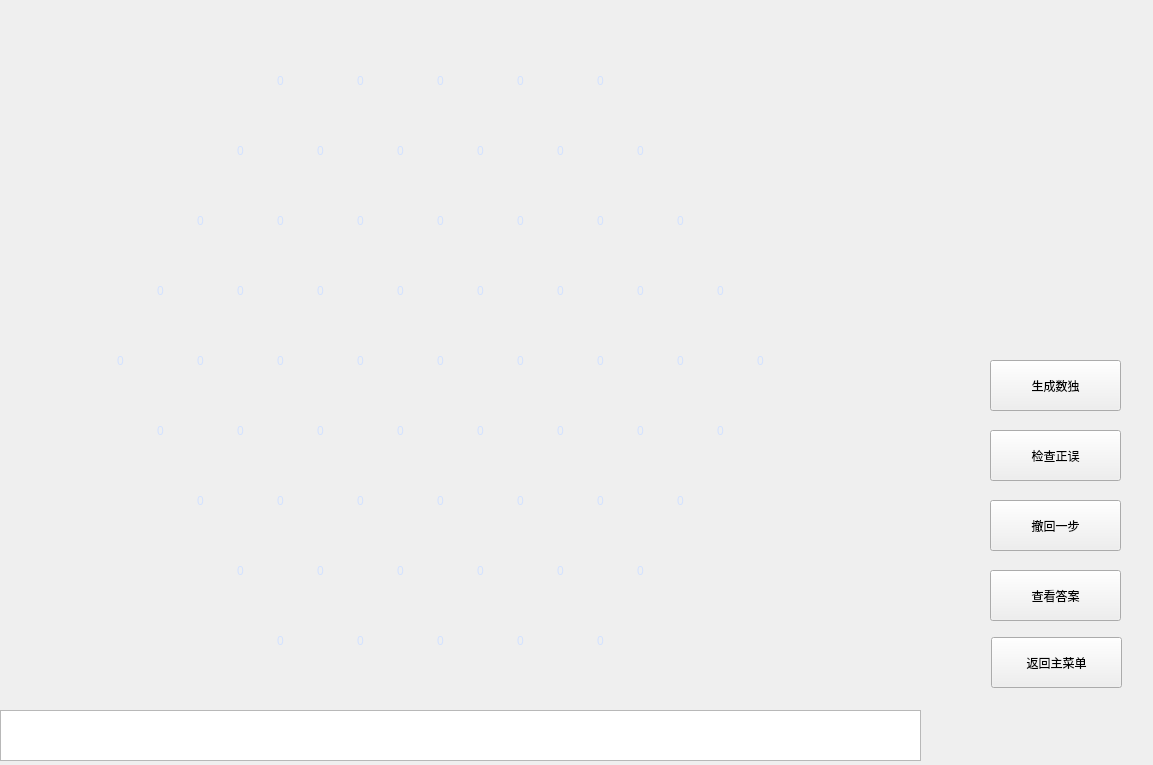
<?xml version="1.0" encoding="UTF-8"?>
<ui version="4.0">
 <class>Hanidoku_Widget</class>
 <widget class="QWidget" name="Hanidoku_Widget">
  <property name="geometry">
   <rect>
    <x>0</x>
    <y>0</y>
    <width>1153</width>
    <height>765</height>
   </rect>
  </property>
  <property name="windowTitle">
   <string>Form</string>
  </property>
  <widget class="QPushButton" name="ptn_return_mainwindow">
   <property name="geometry">
    <rect>
     <x>991</x>
     <y>637</y>
     <width>131</width>
     <height>51</height>
    </rect>
   </property>
   <property name="text">
    <string>返回主菜单</string>
   </property>
  </widget>
  <widget class="QPushButton" name="ptn_show_answer">
   <property name="geometry">
    <rect>
     <x>990</x>
     <y>570</y>
     <width>131</width>
     <height>51</height>
    </rect>
   </property>
   <property name="text">
    <string>查看答案</string>
   </property>
  </widget>
  <widget class="QPushButton" name="ptn_ctrl_z">
   <property name="geometry">
    <rect>
     <x>990</x>
     <y>500</y>
     <width>131</width>
     <height>51</height>
    </rect>
   </property>
   <property name="text">
    <string>撤回一步</string>
   </property>
  </widget>
  <widget class="QPushButton" name="ptn_check">
   <property name="geometry">
    <rect>
     <x>990</x>
     <y>430</y>
     <width>131</width>
     <height>51</height>
    </rect>
   </property>
   <property name="text">
    <string>检查正误</string>
   </property>
  </widget>
  <widget class="QTextBrowser" name="output">
   <property name="geometry">
    <rect>
     <x>0</x>
     <y>710</y>
     <width>921</width>
     <height>51</height>
    </rect>
   </property>
  </widget>
  <widget class="QPushButton" name="ptn_sc">
   <property name="geometry">
    <rect>
     <x>990</x>
     <y>360</y>
     <width>131</width>
     <height>51</height>
    </rect>
   </property>
   <property name="text">
    <string>生成数独</string>
   </property>
  </widget>
  <widget class="QPushButton" name="map_3_1">
   <property name="geometry">
    <rect>
     <x>150</x>
     <y>150</y>
     <width>101</width>
     <height>141</height>
    </rect>
   </property>
   <property name="styleSheet">
    <string notr="true">border-radius: 50%;
image: url(:/resource/picture/purple3.png);
font: 24pt &quot;Microsoft YaHei UI&quot;;
color: rgb(211, 226, 255);</string>
   </property>
   <property name="text">
    <string>0</string>
   </property>
  </widget>
  <widget class="QPushButton" name="map_9_1">
   <property name="geometry">
    <rect>
     <x>230</x>
     <y>570</y>
     <width>101</width>
     <height>141</height>
    </rect>
   </property>
   <property name="styleSheet">
    <string notr="true">border-radius: 50%;
image: url(:/resource/picture/purple3.png);
font: 24pt &quot;Microsoft YaHei UI&quot;;
color: rgb(211, 226, 255);</string>
   </property>
   <property name="text">
    <string>0</string>
   </property>
  </widget>
  <widget class="QPushButton" name="map_8_1">
   <property name="geometry">
    <rect>
     <x>190</x>
     <y>500</y>
     <width>101</width>
     <height>141</height>
    </rect>
   </property>
   <property name="styleSheet">
    <string notr="true">border-radius: 50%;
image: url(:/resource/picture/purple3.png);
font: 24pt &quot;Microsoft YaHei UI&quot;;
color: rgb(211, 226, 255);</string>
   </property>
   <property name="text">
    <string>0</string>
   </property>
  </widget>
  <widget class="QPushButton" name="map_9_2">
   <property name="geometry">
    <rect>
     <x>310</x>
     <y>570</y>
     <width>101</width>
     <height>141</height>
    </rect>
   </property>
   <property name="styleSheet">
    <string notr="true">border-radius: 50%;
image: url(:/resource/picture/purple3.png);
font: 24pt &quot;Microsoft YaHei UI&quot;;
color: rgb(211, 226, 255);</string>
   </property>
   <property name="text">
    <string>0</string>
   </property>
  </widget>
  <widget class="QPushButton" name="map_1_1">
   <property name="geometry">
    <rect>
     <x>230</x>
     <y>10</y>
     <width>101</width>
     <height>141</height>
    </rect>
   </property>
   <property name="styleSheet">
    <string notr="true">border-radius: 50%;
image: url(:/resource/picture/purple3.png);
font: 24pt &quot;Microsoft YaHei UI&quot;;
color: rgb(211, 226, 255);</string>
   </property>
   <property name="text">
    <string>0</string>
   </property>
  </widget>
  <widget class="QPushButton" name="map_2_1">
   <property name="geometry">
    <rect>
     <x>190</x>
     <y>80</y>
     <width>101</width>
     <height>141</height>
    </rect>
   </property>
   <property name="styleSheet">
    <string notr="true">border-radius: 50%;
image: url(:/resource/picture/purple3.png);
font: 24pt &quot;Microsoft YaHei UI&quot;;
color: rgb(211, 226, 255);</string>
   </property>
   <property name="text">
    <string>0</string>
   </property>
  </widget>
  <widget class="QPushButton" name="map_4_1">
   <property name="geometry">
    <rect>
     <x>110</x>
     <y>220</y>
     <width>101</width>
     <height>141</height>
    </rect>
   </property>
   <property name="styleSheet">
    <string notr="true">border-radius: 50%;
image: url(:/resource/picture/purple3.png);
font: 24pt &quot;Microsoft YaHei UI&quot;;
color: rgb(211, 226, 255);</string>
   </property>
   <property name="text">
    <string>0</string>
   </property>
  </widget>
  <widget class="QPushButton" name="map_5_1">
   <property name="geometry">
    <rect>
     <x>70</x>
     <y>290</y>
     <width>101</width>
     <height>141</height>
    </rect>
   </property>
   <property name="styleSheet">
    <string notr="true">border-radius: 50%;
image: url(:/resource/picture/purple3.png);
font: 24pt &quot;Microsoft YaHei UI&quot;;
color: rgb(211, 226, 255);</string>
   </property>
   <property name="text">
    <string>0</string>
   </property>
  </widget>
  <widget class="QPushButton" name="map_6_1">
   <property name="geometry">
    <rect>
     <x>110</x>
     <y>360</y>
     <width>101</width>
     <height>141</height>
    </rect>
   </property>
   <property name="styleSheet">
    <string notr="true">border-radius: 50%;
image: url(:/resource/picture/purple3.png);
font: 24pt &quot;Microsoft YaHei UI&quot;;
color: rgb(211, 226, 255);</string>
   </property>
   <property name="text">
    <string>0</string>
   </property>
  </widget>
  <widget class="QPushButton" name="map_7_1">
   <property name="geometry">
    <rect>
     <x>150</x>
     <y>430</y>
     <width>101</width>
     <height>141</height>
    </rect>
   </property>
   <property name="styleSheet">
    <string notr="true">border-radius: 50%;
image: url(:/resource/picture/purple3.png);
font: 24pt &quot;Microsoft YaHei UI&quot;;
color: rgb(211, 226, 255);</string>
   </property>
   <property name="text">
    <string>0</string>
   </property>
  </widget>
  <widget class="QPushButton" name="map_9_3">
   <property name="geometry">
    <rect>
     <x>390</x>
     <y>570</y>
     <width>101</width>
     <height>141</height>
    </rect>
   </property>
   <property name="styleSheet">
    <string notr="true">border-radius: 50%;
image: url(:/resource/picture/purple3.png);
font: 24pt &quot;Microsoft YaHei UI&quot;;
color: rgb(211, 226, 255);</string>
   </property>
   <property name="text">
    <string>0</string>
   </property>
  </widget>
  <widget class="QPushButton" name="map_9_4">
   <property name="geometry">
    <rect>
     <x>470</x>
     <y>570</y>
     <width>101</width>
     <height>141</height>
    </rect>
   </property>
   <property name="styleSheet">
    <string notr="true">border-radius: 50%;
image: url(:/resource/picture/purple3.png);
font: 24pt &quot;Microsoft YaHei UI&quot;;
color: rgb(211, 226, 255);</string>
   </property>
   <property name="text">
    <string>0</string>
   </property>
  </widget>
  <widget class="QPushButton" name="map_9_5">
   <property name="geometry">
    <rect>
     <x>550</x>
     <y>570</y>
     <width>101</width>
     <height>141</height>
    </rect>
   </property>
   <property name="styleSheet">
    <string notr="true">border-radius: 50%;
image: url(:/resource/picture/purple3.png);
font: 24pt &quot;Microsoft YaHei UI&quot;;
color: rgb(211, 226, 255);</string>
   </property>
   <property name="text">
    <string>0</string>
   </property>
  </widget>
  <widget class="QPushButton" name="map_8_6">
   <property name="geometry">
    <rect>
     <x>590</x>
     <y>500</y>
     <width>101</width>
     <height>141</height>
    </rect>
   </property>
   <property name="styleSheet">
    <string notr="true">border-radius: 50%;
image: url(:/resource/picture/purple3.png);
font: 24pt &quot;Microsoft YaHei UI&quot;;
color: rgb(211, 226, 255);</string>
   </property>
   <property name="text">
    <string>0</string>
   </property>
  </widget>
  <widget class="QPushButton" name="map_8_5">
   <property name="geometry">
    <rect>
     <x>510</x>
     <y>500</y>
     <width>101</width>
     <height>141</height>
    </rect>
   </property>
   <property name="styleSheet">
    <string notr="true">border-radius: 50%;
image: url(:/resource/picture/purple3.png);
font: 24pt &quot;Microsoft YaHei UI&quot;;
color: rgb(211, 226, 255);</string>
   </property>
   <property name="text">
    <string>0</string>
   </property>
  </widget>
  <widget class="QPushButton" name="map_8_4">
   <property name="geometry">
    <rect>
     <x>430</x>
     <y>500</y>
     <width>101</width>
     <height>141</height>
    </rect>
   </property>
   <property name="styleSheet">
    <string notr="true">border-radius: 50%;
image: url(:/resource/picture/purple3.png);
font: 24pt &quot;Microsoft YaHei UI&quot;;
color: rgb(211, 226, 255);</string>
   </property>
   <property name="text">
    <string>0</string>
   </property>
  </widget>
  <widget class="QPushButton" name="map_8_3">
   <property name="geometry">
    <rect>
     <x>350</x>
     <y>500</y>
     <width>101</width>
     <height>141</height>
    </rect>
   </property>
   <property name="styleSheet">
    <string notr="true">border-radius: 50%;
image: url(:/resource/picture/purple3.png);
font: 24pt &quot;Microsoft YaHei UI&quot;;
color: rgb(211, 226, 255);</string>
   </property>
   <property name="text">
    <string>0</string>
   </property>
  </widget>
  <widget class="QPushButton" name="map_8_2">
   <property name="geometry">
    <rect>
     <x>270</x>
     <y>500</y>
     <width>101</width>
     <height>141</height>
    </rect>
   </property>
   <property name="styleSheet">
    <string notr="true">border-radius: 50%;
image: url(:/resource/picture/purple3.png);
font: 24pt &quot;Microsoft YaHei UI&quot;;
color: rgb(211, 226, 255);</string>
   </property>
   <property name="text">
    <string>0</string>
   </property>
  </widget>
  <widget class="QPushButton" name="map_7_5">
   <property name="geometry">
    <rect>
     <x>470</x>
     <y>430</y>
     <width>101</width>
     <height>141</height>
    </rect>
   </property>
   <property name="styleSheet">
    <string notr="true">border-radius: 50%;
image: url(:/resource/picture/purple3.png);
font: 24pt &quot;Microsoft YaHei UI&quot;;
color: rgb(211, 226, 255);</string>
   </property>
   <property name="text">
    <string>0</string>
   </property>
  </widget>
  <widget class="QPushButton" name="map_7_4">
   <property name="geometry">
    <rect>
     <x>390</x>
     <y>430</y>
     <width>101</width>
     <height>141</height>
    </rect>
   </property>
   <property name="styleSheet">
    <string notr="true">border-radius: 50%;
image: url(:/resource/picture/purple3.png);
font: 24pt &quot;Microsoft YaHei UI&quot;;
color: rgb(211, 226, 255);</string>
   </property>
   <property name="text">
    <string>0</string>
   </property>
  </widget>
  <widget class="QPushButton" name="map_7_3">
   <property name="geometry">
    <rect>
     <x>310</x>
     <y>430</y>
     <width>101</width>
     <height>141</height>
    </rect>
   </property>
   <property name="styleSheet">
    <string notr="true">border-radius: 50%;
image: url(:/resource/picture/purple3.png);
font: 24pt &quot;Microsoft YaHei UI&quot;;
color: rgb(211, 226, 255);</string>
   </property>
   <property name="text">
    <string>0</string>
   </property>
  </widget>
  <widget class="QPushButton" name="map_7_6">
   <property name="geometry">
    <rect>
     <x>550</x>
     <y>430</y>
     <width>101</width>
     <height>141</height>
    </rect>
   </property>
   <property name="styleSheet">
    <string notr="true">border-radius: 50%;
image: url(:/resource/picture/purple3.png);
font: 24pt &quot;Microsoft YaHei UI&quot;;
color: rgb(211, 226, 255);</string>
   </property>
   <property name="text">
    <string>0</string>
   </property>
  </widget>
  <widget class="QPushButton" name="map_7_2">
   <property name="geometry">
    <rect>
     <x>230</x>
     <y>430</y>
     <width>101</width>
     <height>141</height>
    </rect>
   </property>
   <property name="styleSheet">
    <string notr="true">border-radius: 50%;
image: url(:/resource/picture/purple3.png);
font: 24pt &quot;Microsoft YaHei UI&quot;;
color: rgb(211, 226, 255);</string>
   </property>
   <property name="text">
    <string>0</string>
   </property>
  </widget>
  <widget class="QPushButton" name="map_7_7">
   <property name="geometry">
    <rect>
     <x>630</x>
     <y>430</y>
     <width>101</width>
     <height>141</height>
    </rect>
   </property>
   <property name="styleSheet">
    <string notr="true">border-radius: 50%;
image: url(:/resource/picture/purple3.png);
font: 24pt &quot;Microsoft YaHei UI&quot;;
color: rgb(211, 226, 255);</string>
   </property>
   <property name="text">
    <string>0</string>
   </property>
  </widget>
  <widget class="QPushButton" name="map_6_2">
   <property name="geometry">
    <rect>
     <x>190</x>
     <y>360</y>
     <width>101</width>
     <height>141</height>
    </rect>
   </property>
   <property name="styleSheet">
    <string notr="true">border-radius: 50%;
image: url(:/resource/picture/purple3.png);
font: 24pt &quot;Microsoft YaHei UI&quot;;
color: rgb(211, 226, 255);</string>
   </property>
   <property name="text">
    <string>0</string>
   </property>
  </widget>
  <widget class="QPushButton" name="map_6_6">
   <property name="geometry">
    <rect>
     <x>510</x>
     <y>360</y>
     <width>101</width>
     <height>141</height>
    </rect>
   </property>
   <property name="styleSheet">
    <string notr="true">border-radius: 50%;
image: url(:/resource/picture/purple3.png);
font: 24pt &quot;Microsoft YaHei UI&quot;;
color: rgb(211, 226, 255);</string>
   </property>
   <property name="text">
    <string>0</string>
   </property>
  </widget>
  <widget class="QPushButton" name="map_6_5">
   <property name="geometry">
    <rect>
     <x>430</x>
     <y>360</y>
     <width>101</width>
     <height>141</height>
    </rect>
   </property>
   <property name="styleSheet">
    <string notr="true">border-radius: 50%;
image: url(:/resource/picture/purple3.png);
font: 24pt &quot;Microsoft YaHei UI&quot;;
color: rgb(211, 226, 255);</string>
   </property>
   <property name="text">
    <string>0</string>
   </property>
  </widget>
  <widget class="QPushButton" name="map_6_4">
   <property name="geometry">
    <rect>
     <x>350</x>
     <y>360</y>
     <width>101</width>
     <height>141</height>
    </rect>
   </property>
   <property name="styleSheet">
    <string notr="true">border-radius: 50%;
image: url(:/resource/picture/purple3.png);
font: 24pt &quot;Microsoft YaHei UI&quot;;
color: rgb(211, 226, 255);</string>
   </property>
   <property name="text">
    <string>0</string>
   </property>
  </widget>
  <widget class="QPushButton" name="map_6_3">
   <property name="geometry">
    <rect>
     <x>270</x>
     <y>360</y>
     <width>101</width>
     <height>141</height>
    </rect>
   </property>
   <property name="styleSheet">
    <string notr="true">border-radius: 50%;
image: url(:/resource/picture/purple3.png);
font: 24pt &quot;Microsoft YaHei UI&quot;;
color: rgb(211, 226, 255);</string>
   </property>
   <property name="text">
    <string>0</string>
   </property>
  </widget>
  <widget class="QPushButton" name="map_6_7">
   <property name="geometry">
    <rect>
     <x>590</x>
     <y>360</y>
     <width>101</width>
     <height>141</height>
    </rect>
   </property>
   <property name="styleSheet">
    <string notr="true">border-radius: 50%;
image: url(:/resource/picture/purple3.png);
font: 24pt &quot;Microsoft YaHei UI&quot;;
color: rgb(211, 226, 255);</string>
   </property>
   <property name="text">
    <string>0</string>
   </property>
  </widget>
  <widget class="QPushButton" name="map_6_8">
   <property name="geometry">
    <rect>
     <x>670</x>
     <y>360</y>
     <width>101</width>
     <height>141</height>
    </rect>
   </property>
   <property name="styleSheet">
    <string notr="true">border-radius: 50%;
image: url(:/resource/picture/purple3.png);
font: 24pt &quot;Microsoft YaHei UI&quot;;
color: rgb(211, 226, 255);</string>
   </property>
   <property name="text">
    <string>0</string>
   </property>
  </widget>
  <widget class="QPushButton" name="map_5_2">
   <property name="geometry">
    <rect>
     <x>150</x>
     <y>290</y>
     <width>101</width>
     <height>141</height>
    </rect>
   </property>
   <property name="styleSheet">
    <string notr="true">border-radius: 50%;
image: url(:/resource/picture/purple3.png);
font: 24pt &quot;Microsoft YaHei UI&quot;;
color: rgb(211, 226, 255);</string>
   </property>
   <property name="text">
    <string>0</string>
   </property>
  </widget>
  <widget class="QPushButton" name="map_5_4">
   <property name="geometry">
    <rect>
     <x>310</x>
     <y>290</y>
     <width>101</width>
     <height>141</height>
    </rect>
   </property>
   <property name="styleSheet">
    <string notr="true">border-radius: 50%;
image: url(:/resource/picture/purple3.png);
font: 24pt &quot;Microsoft YaHei UI&quot;;
color: rgb(211, 226, 255);</string>
   </property>
   <property name="text">
    <string>0</string>
   </property>
  </widget>
  <widget class="QPushButton" name="map_5_3">
   <property name="geometry">
    <rect>
     <x>230</x>
     <y>290</y>
     <width>101</width>
     <height>141</height>
    </rect>
   </property>
   <property name="styleSheet">
    <string notr="true">border-radius: 50%;
image: url(:/resource/picture/purple3.png);
font: 24pt &quot;Microsoft YaHei UI&quot;;
color: rgb(211, 226, 255);</string>
   </property>
   <property name="text">
    <string>0</string>
   </property>
  </widget>
  <widget class="QPushButton" name="map_4_2">
   <property name="geometry">
    <rect>
     <x>190</x>
     <y>220</y>
     <width>101</width>
     <height>141</height>
    </rect>
   </property>
   <property name="styleSheet">
    <string notr="true">border-radius: 50%;
image: url(:/resource/picture/purple3.png);
font: 24pt &quot;Microsoft YaHei UI&quot;;
color: rgb(211, 226, 255);</string>
   </property>
   <property name="text">
    <string>0</string>
   </property>
  </widget>
  <widget class="QPushButton" name="map_5_8">
   <property name="geometry">
    <rect>
     <x>630</x>
     <y>290</y>
     <width>101</width>
     <height>141</height>
    </rect>
   </property>
   <property name="styleSheet">
    <string notr="true">border-radius: 50%;
image: url(:/resource/picture/purple3.png);
font: 24pt &quot;Microsoft YaHei UI&quot;;
color: rgb(211, 226, 255);</string>
   </property>
   <property name="text">
    <string>0</string>
   </property>
  </widget>
  <widget class="QPushButton" name="map_5_7">
   <property name="geometry">
    <rect>
     <x>550</x>
     <y>290</y>
     <width>101</width>
     <height>141</height>
    </rect>
   </property>
   <property name="styleSheet">
    <string notr="true">border-radius: 50%;
image: url(:/resource/picture/purple3.png);
font: 24pt &quot;Microsoft YaHei UI&quot;;
color: rgb(211, 226, 255);</string>
   </property>
   <property name="text">
    <string>0</string>
   </property>
  </widget>
  <widget class="QPushButton" name="map_5_6">
   <property name="geometry">
    <rect>
     <x>470</x>
     <y>290</y>
     <width>101</width>
     <height>141</height>
    </rect>
   </property>
   <property name="styleSheet">
    <string notr="true">border-radius: 50%;
image: url(:/resource/picture/purple3.png);
font: 24pt &quot;Microsoft YaHei UI&quot;;
color: rgb(211, 226, 255);</string>
   </property>
   <property name="text">
    <string>0</string>
   </property>
  </widget>
  <widget class="QPushButton" name="map_5_5">
   <property name="geometry">
    <rect>
     <x>390</x>
     <y>290</y>
     <width>101</width>
     <height>141</height>
    </rect>
   </property>
   <property name="styleSheet">
    <string notr="true">border-radius: 50%;
image: url(:/resource/picture/purple3.png);
font: 24pt &quot;Microsoft YaHei UI&quot;;
color: rgb(211, 226, 255);</string>
   </property>
   <property name="text">
    <string>0</string>
   </property>
  </widget>
  <widget class="QPushButton" name="map_4_6">
   <property name="geometry">
    <rect>
     <x>510</x>
     <y>220</y>
     <width>101</width>
     <height>141</height>
    </rect>
   </property>
   <property name="styleSheet">
    <string notr="true">border-radius: 50%;
image: url(:/resource/picture/purple3.png);
font: 24pt &quot;Microsoft YaHei UI&quot;;
color: rgb(211, 226, 255);</string>
   </property>
   <property name="text">
    <string>0</string>
   </property>
  </widget>
  <widget class="QPushButton" name="map_4_5">
   <property name="geometry">
    <rect>
     <x>430</x>
     <y>220</y>
     <width>101</width>
     <height>141</height>
    </rect>
   </property>
   <property name="styleSheet">
    <string notr="true">border-radius: 50%;
image: url(:/resource/picture/purple3.png);
font: 24pt &quot;Microsoft YaHei UI&quot;;
color: rgb(211, 226, 255);</string>
   </property>
   <property name="text">
    <string>0</string>
   </property>
  </widget>
  <widget class="QPushButton" name="map_4_4">
   <property name="geometry">
    <rect>
     <x>350</x>
     <y>220</y>
     <width>101</width>
     <height>141</height>
    </rect>
   </property>
   <property name="styleSheet">
    <string notr="true">border-radius: 50%;
image: url(:/resource/picture/purple3.png);
font: 24pt &quot;Microsoft YaHei UI&quot;;
color: rgb(211, 226, 255);</string>
   </property>
   <property name="text">
    <string>0</string>
   </property>
  </widget>
  <widget class="QPushButton" name="map_4_3">
   <property name="geometry">
    <rect>
     <x>270</x>
     <y>220</y>
     <width>101</width>
     <height>141</height>
    </rect>
   </property>
   <property name="styleSheet">
    <string notr="true">border-radius: 50%;
image: url(:/resource/picture/purple3.png);
font: 24pt &quot;Microsoft YaHei UI&quot;;
color: rgb(211, 226, 255);</string>
   </property>
   <property name="text">
    <string>0</string>
   </property>
  </widget>
  <widget class="QPushButton" name="map_5_9">
   <property name="geometry">
    <rect>
     <x>710</x>
     <y>290</y>
     <width>101</width>
     <height>141</height>
    </rect>
   </property>
   <property name="styleSheet">
    <string notr="true">border-radius: 50%;
image: url(:/resource/picture/purple3.png);
font: 24pt &quot;Microsoft YaHei UI&quot;;
color: rgb(211, 226, 255);</string>
   </property>
   <property name="text">
    <string>0</string>
   </property>
  </widget>
  <widget class="QPushButton" name="map_4_7">
   <property name="geometry">
    <rect>
     <x>590</x>
     <y>220</y>
     <width>101</width>
     <height>141</height>
    </rect>
   </property>
   <property name="styleSheet">
    <string notr="true">border-radius: 50%;
image: url(:/resource/picture/purple3.png);
font: 24pt &quot;Microsoft YaHei UI&quot;;
color: rgb(211, 226, 255);</string>
   </property>
   <property name="text">
    <string>0</string>
   </property>
  </widget>
  <widget class="QPushButton" name="map_4_8">
   <property name="geometry">
    <rect>
     <x>670</x>
     <y>220</y>
     <width>101</width>
     <height>141</height>
    </rect>
   </property>
   <property name="styleSheet">
    <string notr="true">border-radius: 50%;
image: url(:/resource/picture/purple3.png);
font: 24pt &quot;Microsoft YaHei UI&quot;;
color: rgb(211, 226, 255);</string>
   </property>
   <property name="text">
    <string>0</string>
   </property>
  </widget>
  <widget class="QPushButton" name="map_3_2">
   <property name="geometry">
    <rect>
     <x>230</x>
     <y>150</y>
     <width>101</width>
     <height>141</height>
    </rect>
   </property>
   <property name="styleSheet">
    <string notr="true">border-radius: 50%;
image: url(:/resource/picture/purple3.png);
font: 24pt &quot;Microsoft YaHei UI&quot;;
color: rgb(211, 226, 255);</string>
   </property>
   <property name="text">
    <string>0</string>
   </property>
  </widget>
  <widget class="QPushButton" name="map_3_3">
   <property name="geometry">
    <rect>
     <x>310</x>
     <y>150</y>
     <width>101</width>
     <height>141</height>
    </rect>
   </property>
   <property name="styleSheet">
    <string notr="true">border-radius: 50%;
image: url(:/resource/picture/purple3.png);
font: 24pt &quot;Microsoft YaHei UI&quot;;
color: rgb(211, 226, 255);</string>
   </property>
   <property name="text">
    <string>0</string>
   </property>
  </widget>
  <widget class="QPushButton" name="map_3_4">
   <property name="geometry">
    <rect>
     <x>390</x>
     <y>150</y>
     <width>101</width>
     <height>141</height>
    </rect>
   </property>
   <property name="styleSheet">
    <string notr="true">border-radius: 50%;
image: url(:/resource/picture/purple3.png);
font: 24pt &quot;Microsoft YaHei UI&quot;;
color: rgb(211, 226, 255);</string>
   </property>
   <property name="text">
    <string>0</string>
   </property>
  </widget>
  <widget class="QPushButton" name="map_3_5">
   <property name="geometry">
    <rect>
     <x>470</x>
     <y>150</y>
     <width>101</width>
     <height>141</height>
    </rect>
   </property>
   <property name="styleSheet">
    <string notr="true">border-radius: 50%;
image: url(:/resource/picture/purple3.png);
font: 24pt &quot;Microsoft YaHei UI&quot;;
color: rgb(211, 226, 255);</string>
   </property>
   <property name="text">
    <string>0</string>
   </property>
  </widget>
  <widget class="QPushButton" name="map_3_6">
   <property name="geometry">
    <rect>
     <x>550</x>
     <y>150</y>
     <width>101</width>
     <height>141</height>
    </rect>
   </property>
   <property name="styleSheet">
    <string notr="true">border-radius: 50%;
image: url(:/resource/picture/purple3.png);
font: 24pt &quot;Microsoft YaHei UI&quot;;
color: rgb(211, 226, 255);</string>
   </property>
   <property name="text">
    <string>0</string>
   </property>
  </widget>
  <widget class="QPushButton" name="map_3_7">
   <property name="geometry">
    <rect>
     <x>630</x>
     <y>150</y>
     <width>101</width>
     <height>141</height>
    </rect>
   </property>
   <property name="styleSheet">
    <string notr="true">border-radius: 50%;
image: url(:/resource/picture/purple3.png);
font: 24pt &quot;Microsoft YaHei UI&quot;;
color: rgb(211, 226, 255);</string>
   </property>
   <property name="text">
    <string>0</string>
   </property>
  </widget>
  <widget class="QPushButton" name="map_2_2">
   <property name="geometry">
    <rect>
     <x>270</x>
     <y>80</y>
     <width>101</width>
     <height>141</height>
    </rect>
   </property>
   <property name="styleSheet">
    <string notr="true">border-radius: 50%;
image: url(:/resource/picture/purple3.png);
font: 24pt &quot;Microsoft YaHei UI&quot;;
color: rgb(211, 226, 255);</string>
   </property>
   <property name="text">
    <string>0</string>
   </property>
  </widget>
  <widget class="QPushButton" name="map_2_4">
   <property name="geometry">
    <rect>
     <x>430</x>
     <y>80</y>
     <width>101</width>
     <height>141</height>
    </rect>
   </property>
   <property name="styleSheet">
    <string notr="true">border-radius: 50%;
image: url(:/resource/picture/purple3.png);
font: 24pt &quot;Microsoft YaHei UI&quot;;
color: rgb(211, 226, 255);</string>
   </property>
   <property name="text">
    <string>0</string>
   </property>
  </widget>
  <widget class="QPushButton" name="map_2_3">
   <property name="geometry">
    <rect>
     <x>350</x>
     <y>80</y>
     <width>101</width>
     <height>141</height>
    </rect>
   </property>
   <property name="styleSheet">
    <string notr="true">border-radius: 50%;
image: url(:/resource/picture/purple3.png);
font: 24pt &quot;Microsoft YaHei UI&quot;;
color: rgb(211, 226, 255);</string>
   </property>
   <property name="text">
    <string>0</string>
   </property>
  </widget>
  <widget class="QPushButton" name="map_2_5">
   <property name="geometry">
    <rect>
     <x>510</x>
     <y>80</y>
     <width>101</width>
     <height>141</height>
    </rect>
   </property>
   <property name="styleSheet">
    <string notr="true">border-radius: 50%;
image: url(:/resource/picture/purple3.png);
font: 24pt &quot;Microsoft YaHei UI&quot;;
color: rgb(211, 226, 255);</string>
   </property>
   <property name="text">
    <string>0</string>
   </property>
  </widget>
  <widget class="QPushButton" name="map_2_6">
   <property name="geometry">
    <rect>
     <x>590</x>
     <y>80</y>
     <width>101</width>
     <height>141</height>
    </rect>
   </property>
   <property name="styleSheet">
    <string notr="true">border-radius: 50%;
image: url(:/resource/picture/purple3.png);
font: 24pt &quot;Microsoft YaHei UI&quot;;
color: rgb(211, 226, 255);</string>
   </property>
   <property name="text">
    <string>0</string>
   </property>
  </widget>
  <widget class="QPushButton" name="map_1_2">
   <property name="geometry">
    <rect>
     <x>310</x>
     <y>10</y>
     <width>101</width>
     <height>141</height>
    </rect>
   </property>
   <property name="styleSheet">
    <string notr="true">border-radius: 50%;
image: url(:/resource/picture/purple3.png);
font: 24pt &quot;Microsoft YaHei UI&quot;;
color: rgb(211, 226, 255);</string>
   </property>
   <property name="text">
    <string>0</string>
   </property>
  </widget>
  <widget class="QPushButton" name="map_1_3">
   <property name="geometry">
    <rect>
     <x>390</x>
     <y>10</y>
     <width>101</width>
     <height>141</height>
    </rect>
   </property>
   <property name="styleSheet">
    <string notr="true">border-radius: 50%;
image: url(:/resource/picture/purple3.png);
font: 24pt &quot;Microsoft YaHei UI&quot;;
color: rgb(211, 226, 255);</string>
   </property>
   <property name="text">
    <string>0</string>
   </property>
  </widget>
  <widget class="QPushButton" name="map_1_4">
   <property name="geometry">
    <rect>
     <x>470</x>
     <y>10</y>
     <width>101</width>
     <height>141</height>
    </rect>
   </property>
   <property name="styleSheet">
    <string notr="true">border-radius: 50%;
image: url(:/resource/picture/purple3.png);
font: 24pt &quot;Microsoft YaHei UI&quot;;
color: rgb(211, 226, 255);</string>
   </property>
   <property name="text">
    <string>0</string>
   </property>
  </widget>
  <widget class="QPushButton" name="map_1_5">
   <property name="geometry">
    <rect>
     <x>550</x>
     <y>10</y>
     <width>101</width>
     <height>141</height>
    </rect>
   </property>
   <property name="styleSheet">
    <string notr="true">border-radius: 50%;
image: url(:/resource/picture/purple3.png);
font: 24pt &quot;Microsoft YaHei UI&quot;;
color: rgb(211, 226, 255);</string>
   </property>
   <property name="text">
    <string>0</string>
   </property>
  </widget>
 </widget>
 <resources/>
 <connections/>
</ui>
